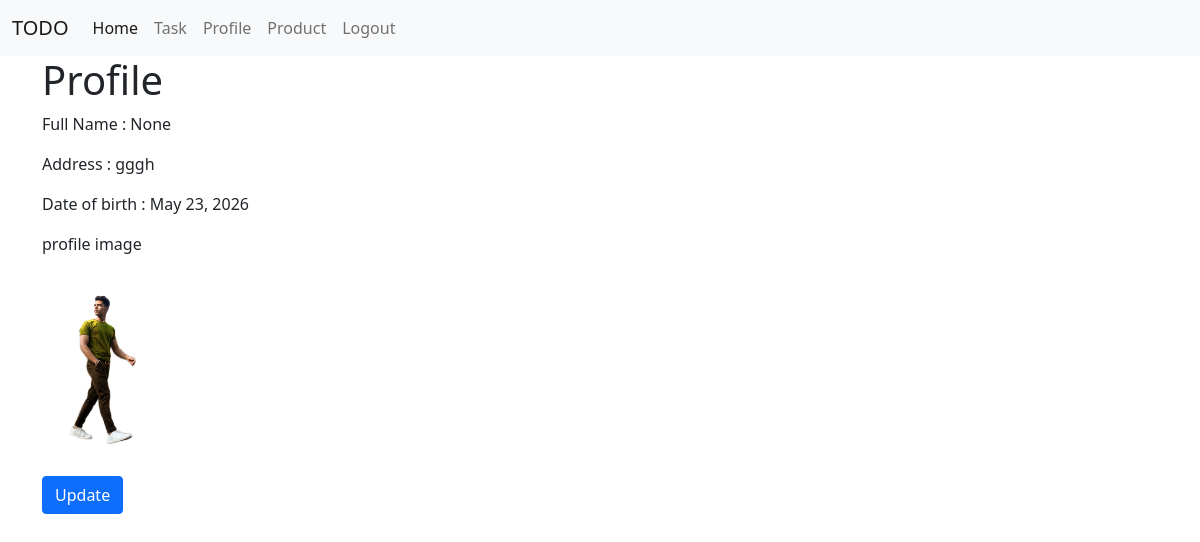
The page /profile_page/ (signed in) on the database its author committed.
### tasks/models.py (models this page shows, shortened)
class CustomUserInfoModel(AbstractUser):
    USER_TYPES ={
        ('seller','seller'),
        ('buyer','buyer'),
    }
    full_name = models.CharField(max_length=200,null=True)
    user_type = models.CharField(max_length=200,null=True,choices=USER_TYPES)

class ProfileModel(models.Model):
    user = models.OneToOneField(CustomUserInfoModel,on_delete=models.CASCADE,related_name="user_profile")
    address = models.TextField(null=True)
    contact = models.CharField(max_length=20,null=True)
    image = models.ImageField(upload_to='media/profile_img',null=True)
    date_of_birth=models.DateField(null=True)

### tasks/views.py (the view)
# urls.py: path('profile_page/',profile_page,name='profile_page'),
@login_required
def profile_page(request):
    return render(request,'profile.html')

### tasks/templates/profile.html
{% extends 'master/base.html' %}
{% block content %}
<h1>Profile</h1>
<p>Full Name : {{request.user.full_name}}</p>
<p>Address : {{request.user.user_profile.address}}</p>
<p>Date of birth : {{request.user.user_profile.date_of_birth}}</p>
<p>profile image</p>
<img src="{{request.user.user_profile.image.url}}" width='120px' alt="">
<br>
<br>
<a href="{% url 'update_profile' %}" class="btn btn-primary">Update</a>
{% endblock content %}

### rows shown on the page
CustomUserInfoModel: user.full_name "None", user.user_profile.address "gggh", user.user_profile.date_of_birth "May 23, 2026", user.user_profile.image (picture)
